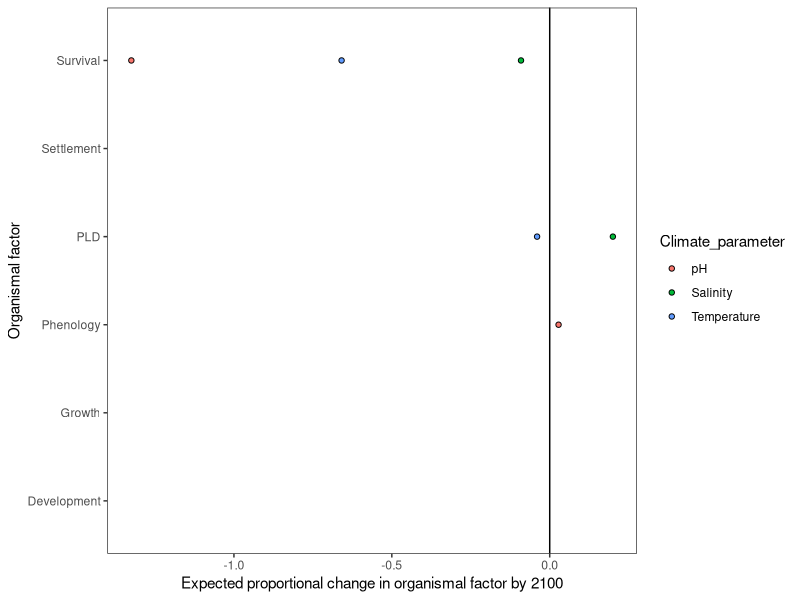

R code for this plot:
## ---- chunk 1
require(tidyverse)
require(readxl)
## ---- chunk 2
d<-read_excel("Quantitative component.xlsx")

dsum<-d%>%
  mutate(Climate_conversion=(Climate_expected2100-Climate_control)/(Climate_treatment-Climate_control), #Create factor to convert experimental range to expected change by applying (expected change)/(measured change)
         Organismal_expected2100=((Organismal_treatment-Organismal_control)/Organismal_control)*Climate_conversion)%>% #Calculate rough effect size as (difference in organismal parameter)/(control organismal parameter level), then scale by climate conversion factor
  group_by(Species, Climate_parameter, Organismal_parameter)%>%
  summarise(Organismal_expected2100=mean(Organismal_expected2100))


#Final Organismal_expected2100 calculation equivalent to the following

#Effect size = (Difference in organismal parameter)/(Control organismal parameter level) =Proportion change

#Effect size standardized by climatic range studied = (Effect size)/(difference in climate variable between control and treatment, e.g., degree C difference) = e.g., Effect size / degree C change

# Organismal_expected2100 = Climate standardized effect size * expected change in climate parameter by 2100 = Effect size / degree C change * Expected degree C change = final expected proportion change
## ---- chunk 3
ggplot(dsum, aes(x=Organismal_expected2100, y=Organismal_parameter, fill=Climate_parameter))+
  geom_point(shape=21)+
  geom_vline(xintercept=0)+
  xlab("Expected proportional change in organismal factor by 2100")+
  ylab("Organismal factor")+
  theme_bw()+
  theme(panel.grid=element_blank())
